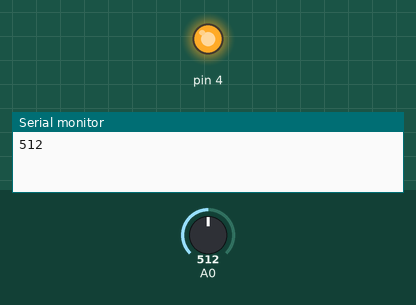
This sketch was run on a simulated Arduino Uno, built with avr-gcc and run on an emulated ATmega328P. Shown: output pins drawn as LEDs (lit = HIGH), the last lines printed to the serial monitor. Inputs (shaded band) come from the test bench; at power-on: A0 = 512.

Above: at 1.2 s.
1.3 s: A0 set to 12
3.3 s: A0 set to 9
At 4.5 s:
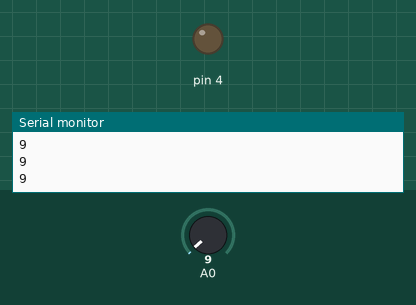
5.7 s: A0 set to 122
At 6.9 s:
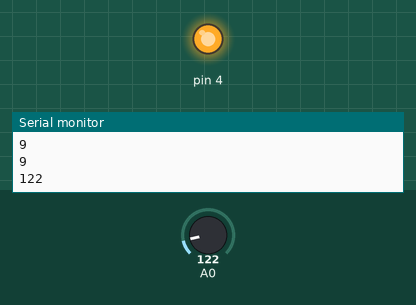
7.2 s: A0 set to 0
At 8.6 s:
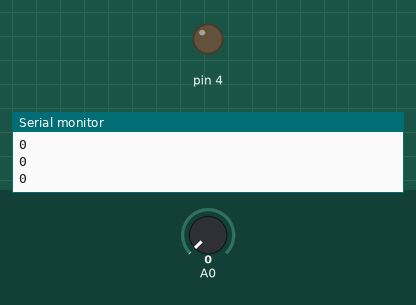
Timing chart, 0 to 10.2 s (numbered marks = the images above; inputs shaded):
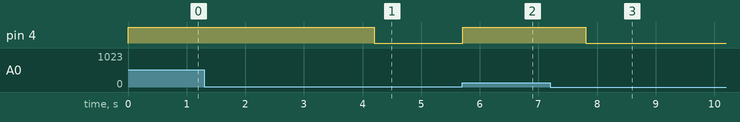

Measured:
- the behaviour switches between 11 and 10 on A0 (found by bisection; images 0 and 1)
- after the input at 3.3 s, pin 4: HIGH → LOW after 0.90 s
- after the input at 5.7 s, pin 4: LOW → HIGH at once
- after the input at 7.2 s, pin 4: HIGH → LOW after 0.61 s

The sketch:

04Fire1.ino
```cpp
/*
 * Generated using BlocklyDuino:
 *
 * https://github.com/MediaTek-Labs/BlocklyDuino-for-LinkIt
 *
 * Date: Mon, 11 Oct 2021 02:18:55 GMT
 */
/*  部份程式由吉哥積木產生  */
/*  https://sites.google.com/jes.mlc.edu.tw/ljj/linkit7697  */


void setup()
{
  Serial.begin(9600);


  pinMode(4, OUTPUT);
}


void loop()
{
  Serial.println(analogRead(A0));
  if (analogRead(A0) > 10) {
    digitalWrite(4, HIGH);
    delay(2000);
  } else {
    digitalWrite(4, LOW);
  }
  delay(100);
}
```
